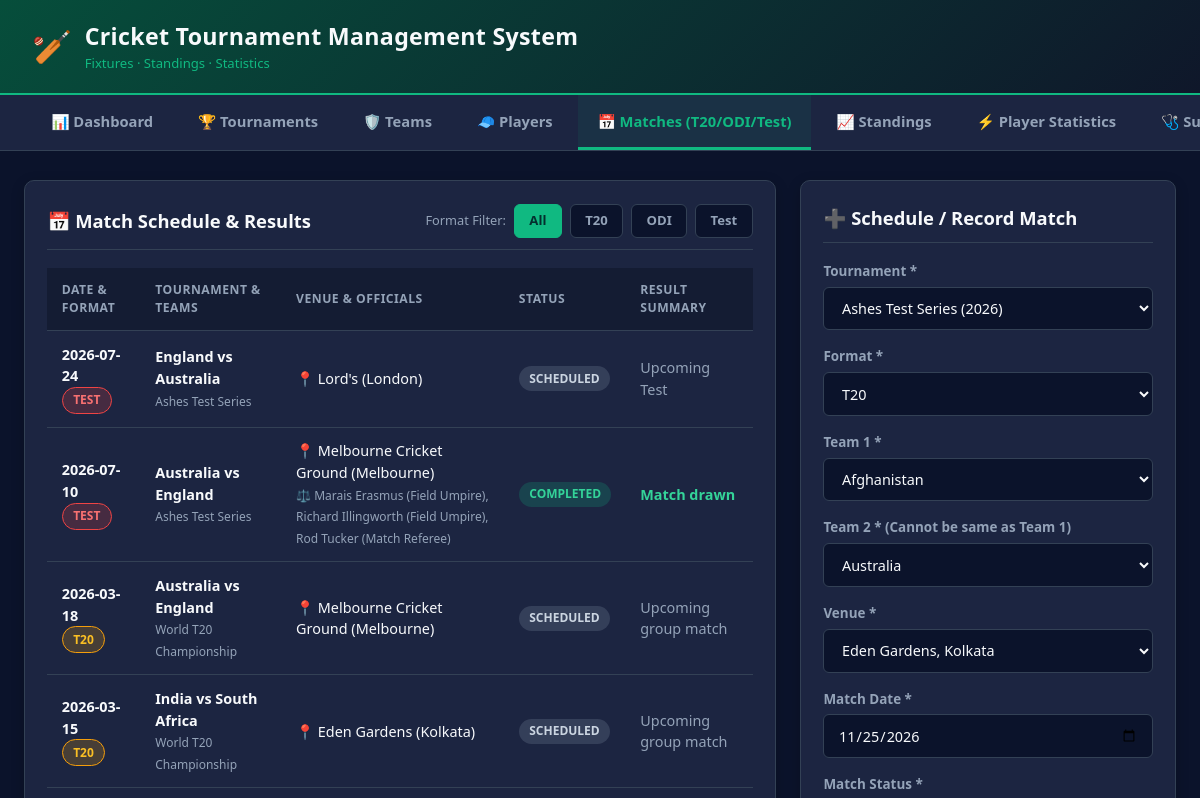
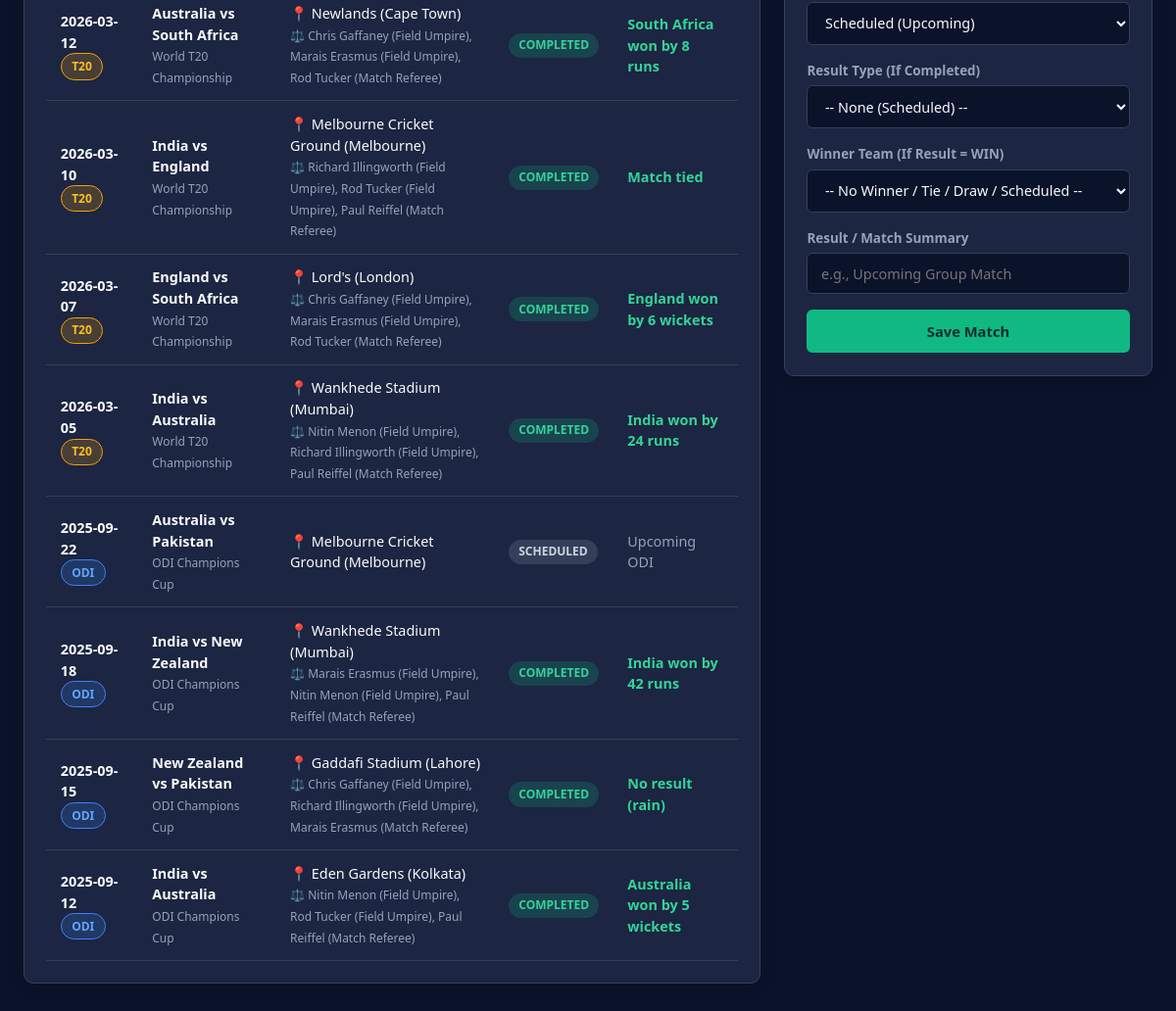
Page /index.php?page=matches on the committed database (2 pictures, top to bottom).
### tables this page shows
CREATE TABLE IF NOT EXISTS matches (
    match_id       INT UNSIGNED NOT NULL AUTO_INCREMENT,
    tournament_id  INT UNSIGNED NOT NULL,
    team1_id       INT UNSIGNED NOT NULL,
    team2_id       INT UNSIGNED NOT NULL,
    venue_id       INT UNSIGNED NOT NULL,
    format         ENUM('T20', 'ODI', 'Test') NOT NULL,
    match_date     DATE         NOT NULL,
    match_status   ENUM('Scheduled', 'Completed') NOT NULL DEFAULT 'Scheduled',
    winner_team_id INT UNSIGNED NULL,
    result_type    ENUM('WIN', 'TIE', 'DRAW', 'NO_RESULT') NULL,
    result_summary VARCHAR(255) NULL,
    PRIMARY KEY (match_id),
    KEY idx_matches_tournament (tournament_id),
    KEY idx_matches_date (match_date),
    KEY idx_matches_format (format),
    CONSTRAINT chk_matches_distinct_teams CHECK (team1_id <> team2_id),
    CONSTRAINT chk_matches_winner_on_win
        CHECK (result_type <> 'WIN' OR winner_team_id IS NOT NULL),
    CONSTRAINT chk_matches_result_when_completed
        CHECK (match_status = 'Scheduled' OR result_type IS NOT NULL),
    CONSTRAINT fk_matches_tournament
        FOREIGN KEY (tournament_id) REFERENCES tournaments (tournament_id),
    CONSTRAINT fk_matches_team1
        FOREIGN KEY (team1_id) REFERENCES teams (team_id),
    CONSTRAINT fk_matches_team2
        FOREIGN KEY (team2_id) REFERENCES teams (team_id),
    CONSTRAINT fk_matches_venue
        FOREIGN KEY (venue_id) REFERENCES venues (venue_id),
    CONSTRAINT fk_matches_winner
        FOREIGN KEY (winner_team_id) REFERENCES teams (team_id)
);

CREATE TABLE IF NOT EXISTS teams (
    team_id     INT UNSIGNED NOT NULL AUTO_INCREMENT,
    team_name   VARCHAR(100) NOT NULL,
    country     VARCHAR(100) NOT NULL,
    PRIMARY KEY (team_id),
    UNIQUE KEY uq_teams_name (team_name)
);

CREATE TABLE IF NOT EXISTS tournaments (
    tournament_id   INT UNSIGNED NOT NULL AUTO_INCREMENT,
    tournament_name VARCHAR(150) NOT NULL,
    season          VARCHAR(20)  NOT NULL,
    start_date      DATE         NOT NULL,
    end_date        DATE         NOT NULL,
    PRIMARY KEY (tournament_id),
    CONSTRAINT chk_tournaments_dates CHECK (end_date >= start_date)
);

CREATE TABLE IF NOT EXISTS venues (
    venue_id      INT UNSIGNED NOT NULL AUTO_INCREMENT,
    stadium_name  VARCHAR(120) NOT NULL,
    city          VARCHAR(80)  NOT NULL,
    PRIMARY KEY (venue_id)
);

### views/matches.php (the view, shortened to what the rows shown need)
<?php
$matches = $matches ?? [];
?>
<div class="layout-split">
    <div class="card">
        <div class="table-wrapper">
            <table>
                <thead>
                    <tr>
                        <th>Date & Format</th>
                        <th>Tournament & Teams</th>
                        <th>Venue & Officials</th>
                        <th>Status</th>
                        <th>Result Summary</th>
                    </tr>
                </thead>
                <tbody>
                    <?php foreach ($matches as $match): ?>
                        <tr>
                            <td>
                                <strong><?= e($match['match_date']) ?></strong><br>
                                <span class="badge badge-<?= strtolower(e($match['format'])) ?>"><?= e($match['format']) ?></span>
                            </td>
                            <td>
                                <strong><?= e($match['team1_name']) ?> vs <?= e($match['team2_name']) ?></strong><br>
                                <small style="color: var(--text-muted)"><?= e($match['tournament_name']) ?></small>
                            </td>
                            <td>
                                📍 <?= e($match['stadium_name']) ?> (<?= e($match['city']) ?>)<br>
                                <?php if (!empty($match['officials'])): ?>
                                    <small style="color: var(--text-muted)">⚖️ <?= e($match['officials']) ?></small>
                                <?php endif; ?>
                            </td>
                            <td>
                                <span class="badge badge-<?= strtolower(e($match['match_status'])) ?>"><?= e($match['match_status']) ?></span>
                            </td>
                            <td>
                                <?php if ($match['match_status'] === 'Completed'): ?>
                                    <strong style="color: #34d399;"><?= e($match['result_summary']) ?></strong>
                                <?php else: ?>
                                    <span style="color: var(--text-muted);"><?= e($match['result_summary'] ?: 'Upcoming') ?></span>
                                <?php endif; ?>
                            </td>
                        </tr>
                    <?php endforeach; ?>
                </tbody>
            </table>
        </div>
    </div>
</div>

### rows in the picture
matches: match_date "2026-07-24", format "TEST", team1.team_name "England", team2.team_name "Australia", tournament.tournament_name "Ashes Test Series", venue.stadium_name "Lord's", venue.city "London", match_status "SCHEDULED", result_summary "Upcoming Test"
matches: match_date "2026-07-10", format "TEST", team1.team_name "Australia", team2.team_name "England", tournament.tournament_name "Ashes Test Series", venue.stadium_name "Melbourne Cricket Ground", venue.city "Melbourne", officials "Marais Erasmus (Field Umpire), Richard Illingworth (Field Umpire), Rod Tucker (Match Referee)", match_status "COMPLETED", result_summary "Match drawn"
matches: match_date "2026-03-18", format "T20", team1.team_name "Australia", team2.team_name "England", tournament.tournament_name "World T20 Championship", venue.stadium_name "Melbourne Cricket Ground", venue.city "Melbourne", match_status "SCHEDULED", result_summary "Upcoming group match"
matches: match_date "2026-03-15", format "T20", team1.team_name "India", team2.team_name "South Africa", tournament.tournament_name "World T20 Championship", venue.stadium_name "Eden Gardens", venue.city "Kolkata", match_status "SCHEDULED", result_summary "Upcoming group match"
matches: match_date "2026-03-12", format "T20", team1.team_name "Australia", team2.team_name "South Africa", tournament.tournament_name "World T20 Championship", venue.stadium_name "Newlands", venue.city "Cape Town", officials "Chris Gaffaney (Field Umpire), Marais Erasmus (Field Umpire), Rod Tucker (Match Referee)", match_status "COMPLETED", result_summary "South Africa won by 8 runs"
matches: match_date "2026-03-10", format "T20", team1.team_name "India", team2.team_name "England", tournament.tournament_name "World T20 Championship", venue.stadium_name "Melbourne Cricket Ground", venue.city "Melbourne", officials "Richard Illingworth (Field Umpire), Rod Tucker (Field Umpire), Paul Reiffel (Match Referee)", match_status "COMPLETED", result_summary "Match tied"
matches: match_date "2026-03-07", format "T20", team1.team_name "England", team2.team_name "South Africa", tournament.tournament_name "World T20 Championship", venue.stadium_name "Lord's", venue.city "London", officials "Chris Gaffaney (Field Umpire), Marais Erasmus (Field Umpire), Rod Tucker (Match Referee)", match_status "COMPLETED", result_summary "England won by 6 wickets"
matches: match_date "2026-03-05", format "T20", team1.team_name "India", team2.team_name "Australia", tournament.tournament_name "World T20 Championship", venue.stadium_name "Wankhede Stadium", venue.city "Mumbai", officials "Nitin Menon (Field Umpire), Richard Illingworth (Field Umpire), Paul Reiffel (Match Referee)", match_status "COMPLETED", result_summary "India won by 24 runs"
matches: match_date "2025-09-22", format "ODI", team1.team_name "Australia", team2.team_name "Pakistan", tournament.tournament_name "ODI Champions Cup", venue.stadium_name "Melbourne Cricket Ground", venue.city "Melbourne", match_status "SCHEDULED", result_summary "Upcoming ODI"
matches: match_date "2025-09-18", format "ODI", team1.team_name "India", team2.team_name "New Zealand", tournament.tournament_name "ODI Champions Cup", venue.stadium_name "Wankhede Stadium", venue.city "Mumbai", officials "Marais Erasmus (Field Umpire), Nitin Menon (Field Umpire), Paul Reiffel (Match Referee)", match_status "COMPLETED", result_summary "India won by 42 runs"
matches: match_date "2025-09-15", format "ODI", team1.team_name "New Zealand", team2.team_name "Pakistan", tournament.tournament_name "ODI Champions Cup", venue.stadium_name "Gaddafi Stadium", venue.city "Lahore", officials "Chris Gaffaney (Field Umpire), Richard Illingworth (Field Umpire), Marais Erasmus (Match Referee)", match_status "COMPLETED", result_summary "No result (rain)"
matches: match_date "2025-09-12", format "ODI", team1.team_name "India", team2.team_name "Australia", tournament.tournament_name "ODI Champions Cup", venue.stadium_name "Eden Gardens", venue.city "Kolkata", officials "Nitin Menon (Field Umpire), Rod Tucker (Field Umpire), Paul Reiffel (Match Referee)", match_status "COMPLETED", result_summary "Australia won by 5 wickets"

### other values in the picture
$tabLabel "📊 Dashboard"
$tabLabel "🏆 Tournaments"
$tabLabel "🛡️ Teams"
$tabLabel "🧢 Players"
$tabLabel "📅 Matches (T20/ODI/Test)"
$tabLabel "📈 Standings"
$tabLabel "⚡ Player Statistics"
$tabLabel "🩺…"
$filter "T20"
$filter "ODI"
$filter "Test"
form field tournament_id "Ashes Test Series (2026)"
form field team1_id "Afghanistan"
form field team2_id "Australia"
form field venue_id "Eden Gardens, Kolkata"
